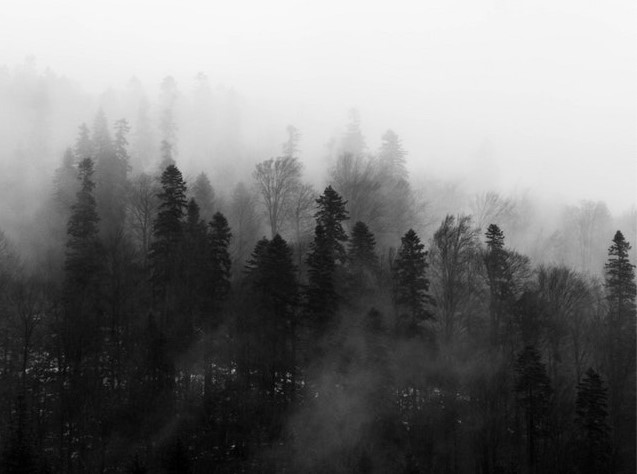
#> input picture images/forest.jpg, 637 x 474 px, found by its file name
$ python 'converting grayscale image to 8,16,24 bits.py'
#> lines starting #> are read from the running program, lines starting #| are printed output that depends on the picture; after the words box and inside, x2 and y2 are one past the last pixel; in counts of white or black regions, pixels touching at a corner belong together
import numpy as np
import cv2
# Read the image in greyscale
img = cv2.imread("forest.jpg", cv2.IMREAD_GRAYSCALE)
#> img is the input picture: shape (474, 637); min 0, max 250, mean 120.4

#Iterate over each pixel and change pixel value to binary using np.binary_repr() and store it in a list.
lst = []
for i in range(img.shape[0]):
    for j in range(img.shape[1]):
        lst.append(np.binary_repr(img[i][j], width=8))  # width = no. of bits
#> after the loop, lst = 301938 items
lst1 = []
for i in range(img.shape[0]):
    for j in range(img.shape[1]):
        lst1.append(np.binary_repr(img[i][j], width=16))  # width = no. of bits
#> after the loop, lst1 = 301938 items
lst2 = []
for i in range(img.shape[0]):
    for j in range(img.shape[1]):
        lst2.append(np.binary_repr(img[i][j], width=24))  # width = no. of bits
#> after the loop, lst2 = 301938 items

# We have a list of strings where each string represents binary pixel value. To extract bit planes we need to iterate over the strings and store the characters corresponding to bit planes into lists.
# Multiply with 2^(n-1) and reshape to reconstruct the bit image.
twentyfuor_bit_img = (np.array([int(i[0]) for i in lst2],dtype = np.uint32) * 8388608 ).reshape(img.shape[0],img.shape[1])
#> twentyfuor_bit_img: shape (474, 637) uint32; every value is 0
twentythree_bit_img = (np.array([int(i[1]) for i in lst2],dtype = np.uint32) * 4194304).reshape(img.shape[0],img.shape[1])
twentytwo_img = (np.array([int(i[2]) for i in lst2],dtype = np.uint32) * 2097152 ).reshape(img.shape[0],img.shape[1])
twentyone_bit_img = (np.array([int(i[3]) for i in lst2],dtype = np.uint32) * 1048576).reshape(img.shape[0],img.shape[1])
twenty_bit_img = (np.array([int(i[4]) for i in lst2],dtype = np.uint32) * 524288 ).reshape(img.shape[0],img.shape[1])
nineteen_bit_img = (np.array([int(i[5]) for i in lst2],dtype = np.uint32) * 262144 ).reshape(img.shape[0],img.shape[1])
eighteen_bit_img = (np.array([int(i[6]) for i in lst2],dtype = np.uint32) * 131072 ).reshape(img.shape[0],img.shape[1])
seventeen_bit_img = (np.array([int(i[7]) for i in lst2],dtype = np.uint32) * 65536).reshape(img.shape[0],img.shape[1])

sixteen_bit_img = (np.array([int(i[0]) for i in lst1],dtype = np.uint8) * 23768).reshape(img.shape[0],img.shape[1])
#> sixteen_bit_img: shape (474, 637) uint16; every value is 0
fifteen_bit_img = (np.array([int(i[1]) for i in lst1],dtype = np.uint8) * 16384 ).reshape(img.shape[0],img.shape[1])
fourteen_bit_img = (np.array([int(i[2]) for i in lst1],dtype = np.uint8) * 8192).reshape(img.shape[0],img.shape[1])
thirteen_bit_img = (np.array([int(i[3]) for i in lst1],dtype = np.uint8) * 4036 ).reshape(img.shape[0],img.shape[1])
twentyfour_bit_img = (np.array([int(i[4]) for i in lst1],dtype = np.uint8) * 2048 ).reshape(img.shape[0],img.shape[1])
eleven_bit_img = (np.array([int(i[5]) for i in lst1],dtype = np.uint8) * 1024).reshape(img.shape[0],img.shape[1])
ten_bit_img = (np.array([int(i[6]) for i in lst1],dtype = np.uint8) * 512).reshape(img.shape[0],img.shape[1])
nine_bit_img = (np.array([int(i[7]) for i in lst1],dtype = np.uint8) * 256 ).reshape(img.shape[0],img.shape[1])

eight_bit_img = (np.array([int(i[0]) for i in lst],dtype = np.uint8) * 128).reshape(img.shape[0],img.shape[1])
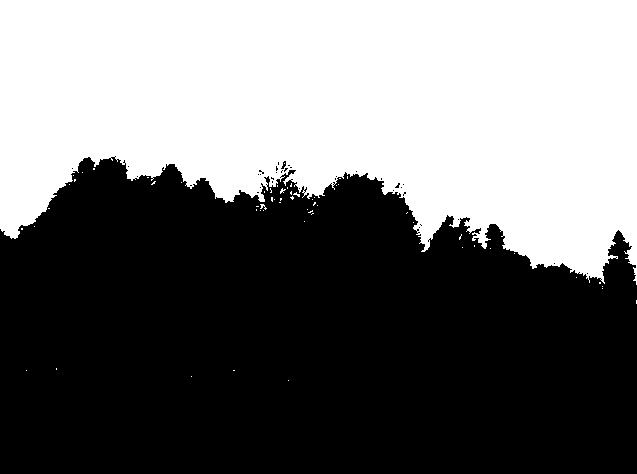
#> eight_bit_img: shape (474, 637); values 0 (black) and 128 (white), 44.1% white; 60 white regions (58 under 20 px), largest, box (x1, y1, x2, y2) and area: (0, 0, 637, 285) 133079, (260, 204, 267, 210) 20
seven_bit_img = (np.array([int(i[1]) for i in lst],dtype = np.uint8) * 64).reshape(img.shape[0],img.shape[1])
#> seven_bit_img: shape (474, 637); values 0 (black) and 64 (white), 45.3% white; 333 white regions (311 under 20 px), largest, box (x1, y1, x2, y2) and area: (0, 0, 637, 225) 108563, (176, 170, 494, 300) 13071, (0, 156, 178, 281) 8886
six_bit_img = (np.array([int(i[2]) for i in lst],dtype = np.uint8) * 32).reshape(img.shape[0],img.shape[1])
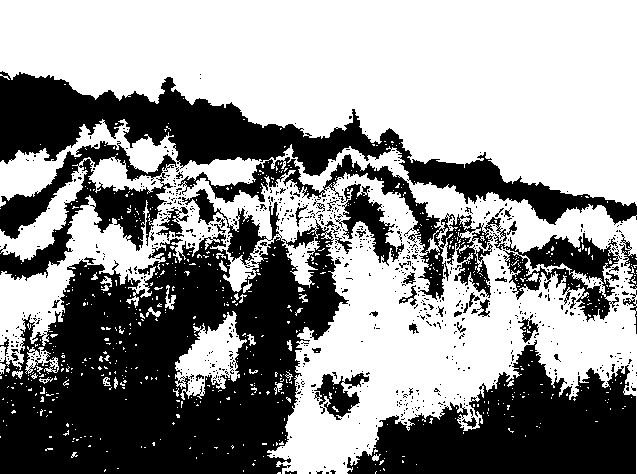
#> six_bit_img: shape (474, 637); values 0 (black) and 32 (white), 57.5% white; 782 black regions (731 under 20 px), largest, box (x1, y1, x2, y2) and area: (0, 189, 349, 474) 55738, (0, 71, 637, 300) 32317, (347, 340, 636, 474) 21272
five_bit_img = (np.array([int(i[3]) for i in lst],dtype = np.uint8) * 16).reshape(img.shape[0],img.shape[1])
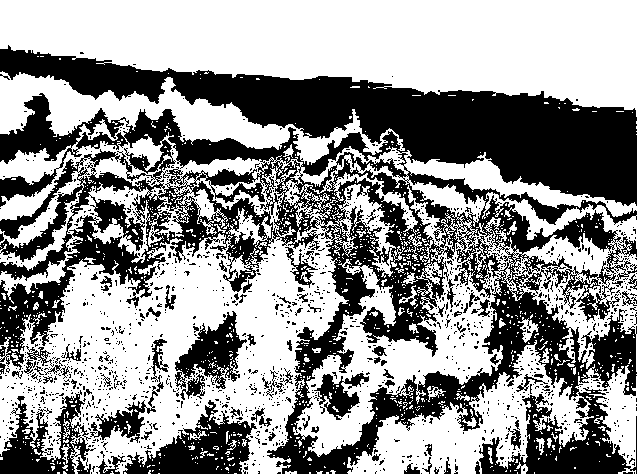
#> five_bit_img: shape (474, 637); values 0 (black) and 16 (white), 58.3% white; 1417 black regions (1335 under 20 px), largest, box (x1, y1, x2, y2) and area: (0, 45, 637, 474) 104217, (123, 400, 257, 474) 4278, (0, 390, 96, 474) 3248
four_bit_img = (np.array([int(i[4]) for i in lst],dtype = np.uint8) * 8).reshape(img.shape[0],img.shape[1])
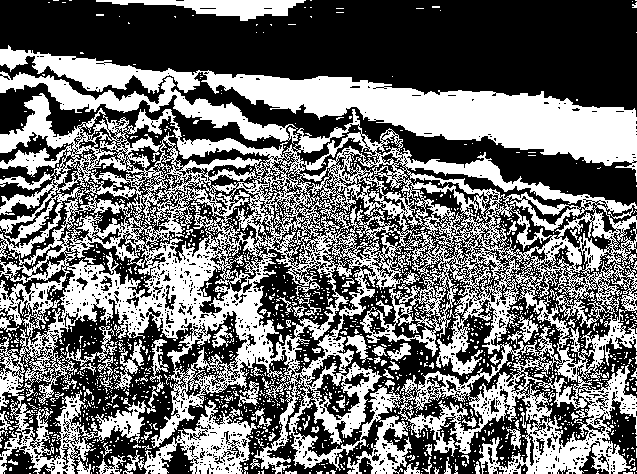
#> four_bit_img: shape (474, 637); values 0 (black) and 8 (white), 43.7% white; 1514 white regions (1432 under 20 px), largest, box (x1, y1, x2, y2) and area: (0, 93, 637, 474) 90104, (0, 45, 637, 182) 21436, (0, 71, 299, 144) 4625
three_bit_img = (np.array([int(i[5]) for i in lst],dtype = np.uint8) * 4).reshape(img.shape[0],img.shape[1])
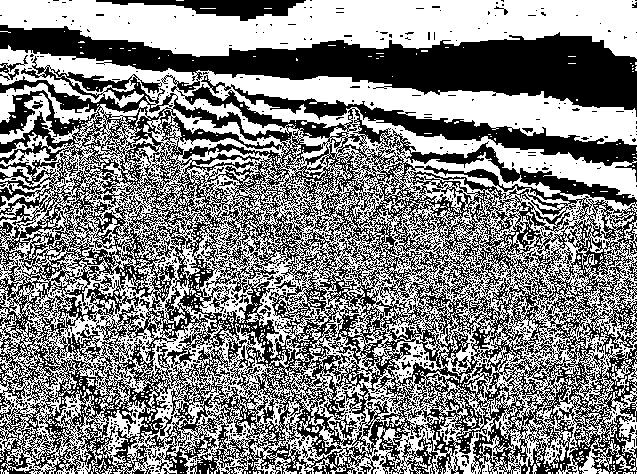
#> three_bit_img: shape (474, 637); values 0 (black) and 4 (white), 51.8% white; 1073 black regions (1046 under 20 px), largest, box (x1, y1, x2, y2) and area: (0, 25, 637, 474) 139007, (96, 0, 306, 21) 1997, (0, 55, 28, 80) 169
two_bit_img = (np.array([int(i[6]) for i in lst],dtype = np.uint8) * 2).reshape(img.shape[0],img.shape[1])
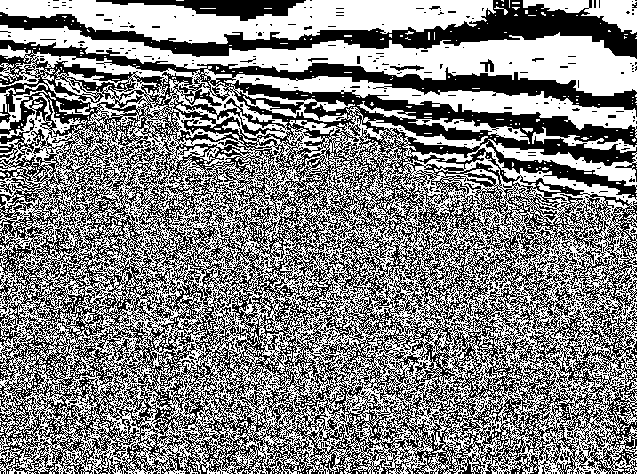
#> two_bit_img: shape (474, 637); values 0 (black) and 2 (white), 51.8% white; 823 black regions (803 under 20 px), largest, box (x1, y1, x2, y2) and area: (0, 40, 637, 474) 130243, (0, 0, 637, 59) 10461, (96, 0, 306, 21) 1997
one_bit_img = (np.array([int(i[7]) for i in lst],dtype = np.uint8) * 1).reshape(img.shape[0],img.shape[1])
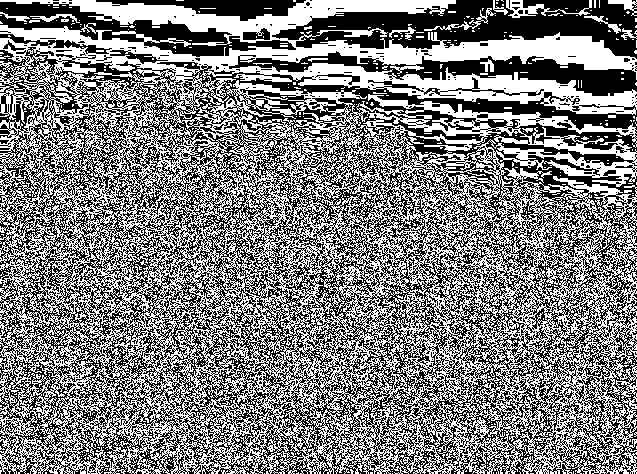
#> one_bit_img: shape (474, 637); values 0 (black) and 1 (white), 49.6% white in thin lines or dots


# Display the images

cv2.imshow('eight bit',eight_bit_img)
cv2.imshow('sixteen bit', sixteen_bit_img)
cv2.imshow('twentyfour bit', twentyfour_bit_img)

cv2.waitKey(0)

$ run again, with images/flower.jpg copied over images/forest.jpg
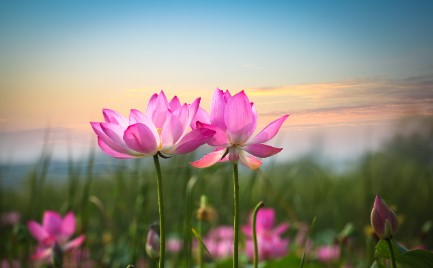
#> input picture images/flower.jpg, 433 x 268 px, found by its file name
#> after the loop `for i in range(img.shape[0]):`: lst = 116044 items
#> twentyfuor_bit_img: shape (268, 433) uint32; every value is 0
#> sixteen_bit_img: shape (268, 433) uint16; every value is 0
#> `eight_bit_img = (np.array([int(i[0]) for i in lst],dtype = np.uint8) *..`:
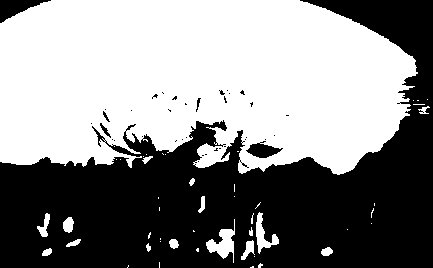
#> eight_bit_img: shape (268, 433); values 0 (black) and 128 (white), 53.4% white; 37 black regions (31 under 20 px), largest, box (x1, y1, x2, y2) and area: (0, 0, 433, 268) 52958, (0, 0, 51, 23) 543, (246, 141, 283, 158) 339, (100, 123, 111, 138) 50, (196, 98, 201, 112) 28, (103, 111, 110, 122) 27
#> seven_bit_img: shape (268, 433); values 0 (black) and 64 (white), 54% white; 108 black regions (75 under 20 px), largest, box (x1, y1, x2, y2) and area: (0, 0, 418, 268) 32951, (296, 146, 433, 268) 8520, (111, 90, 197, 268) 4780
#> six_bit_img: shape (268, 433); values 0 (black) and 32 (white), 49.7% white; 152 white regions (114 under 20 px), largest, box (x1, y1, x2, y2) and area: (0, 4, 395, 268) 32526, (231, 0, 433, 268) 8759, (293, 146, 433, 268) 8179
#> five_bit_img: shape (268, 433); values 0 (black) and 16 (white), 50.5% white; 218 black regions (176 under 20 px), largest, box (x1, y1, x2, y2) and area: (0, 0, 433, 193) 33074, (162, 129, 433, 268) 9293, (0, 175, 161, 268) 4825
#> four_bit_img: shape (268, 433); values 0 (black) and 8 (white), 49.4% white; 223 white regions (196 under 20 px), largest, box (x1, y1, x2, y2) and area: (0, 0, 433, 268) 52361, (300, 0, 428, 77) 1160, (346, 0, 433, 48) 830
#> three_bit_img: shape (268, 433); values 0 (black) and 4 (white), 50.4% white; 213 black regions (195 under 20 px), largest, box (x1, y1, x2, y2) and area: (0, 0, 433, 268) 53405, (311, 0, 433, 77) 606, (332, 0, 433, 69) 525
#> two_bit_img: shape (268, 433); values 0 (black) and 2 (white), 50.2% white; black in thin lines or dots
#> `one_bit_img = (np.array([int(i[7]) for i in lst],dtype = np.uint8) * 1..`:
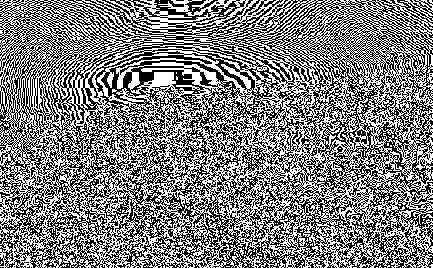
#> one_bit_img: shape (268, 433); values 0 (black) and 1 (white), 50.2% white; black in thin lines or dots

$ run again, with images/flower1.jpg copied over images/forest.jpg
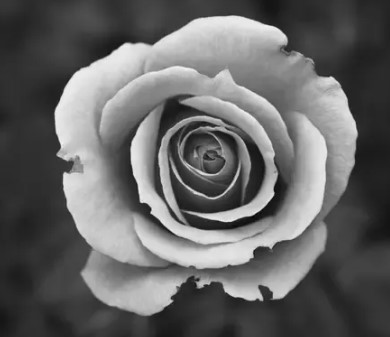
#> input picture images/flower1.jpg, 390 x 337 px, found by its file name
#> img is the input picture: shape (337, 390); min 6, max 245, mean 101.4
#> after the loop `for i in range(img.shape[0]):`: lst = 131430 items
#> twentyfuor_bit_img: shape (337, 390) uint32; every value is 0
#> sixteen_bit_img: shape (337, 390) uint16; every value is 0
#> `eight_bit_img = (np.array([int(i[0]) for i in lst],dtype = np.uint8) *..`:
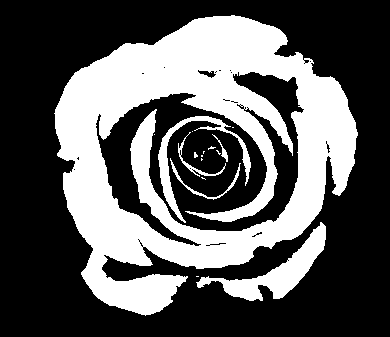
#> eight_bit_img: shape (337, 390); values 0 (black) and 128 (white), 35.6% white; 17 white regions (11 under 20 px), largest, box (x1, y1, x2, y2) and area: (54, 15, 358, 316) 42067, (196, 222, 326, 301) 2693, (158, 116, 251, 223) 1356, (170, 158, 241, 200) 259, (178, 132, 226, 177) 218, (212, 134, 228, 162) 77
#> seven_bit_img: shape (337, 390); values 0 (black) and 64 (white), 31.8% white; 116 white regions (93 under 20 px), largest, box (x1, y1, x2, y2) and area: (44, 0, 288, 329) 11859, (102, 117, 390, 302) 10911, (96, 93, 267, 246) 5530
#> six_bit_img: shape (337, 390); values 0 (black) and 32 (white), 64.5% white; 229 black regions (201 under 20 px), largest, box (x1, y1, x2, y2) and area: (94, 34, 390, 291) 27172, (44, 16, 288, 329) 10150, (50, 0, 108, 61) 1691
#> five_bit_img: shape (337, 390); values 0 (black) and 16 (white), 46.7% white; 258 white regions (238 under 20 px), largest, box (x1, y1, x2, y2) and area: (16, 0, 390, 337) 56627, (367, 184, 390, 241) 814, (203, 0, 257, 22) 707
#> four_bit_img: shape (337, 390); values 0 (black) and 8 (white), 49.1% white; 286 white regions (262 under 20 px), largest, box (x1, y1, x2, y2) and area: (38, 0, 390, 337) 47267, (0, 0, 91, 337) 9083, (35, 0, 116, 70) 1568
#> three_bit_img: shape (337, 390); values 0 (black) and 4 (white), 50.1% white; 287 black regions (249 under 20 px), largest, box (x1, y1, x2, y2) and area: (16, 0, 390, 337) 56582, (0, 197, 50, 337) 1816, (0, 0, 37, 60) 554
#> two_bit_img: shape (337, 390); values 0 (black) and 2 (white), 50.1% white; black in thin lines or dots
#> `one_bit_img = (np.array([int(i[7]) for i in lst],dtype = np.uint8) * 1..`:
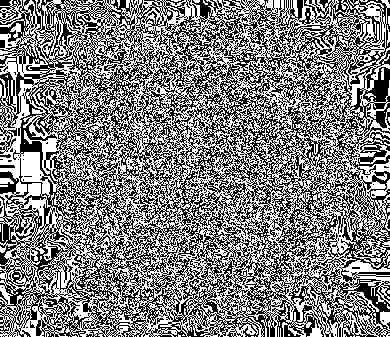
#> one_bit_img: shape (337, 390); values 0 (black) and 1 (white), 50.5% white; black in thin lines or dots
